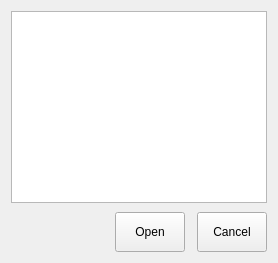
<?xml version="1.0" encoding="UTF-8"?>
<ui version="4.0">
 <class>OpenDICOMSeriesDialog</class>
 <widget class="QDialog" name="OpenDICOMSeriesDialog">
  <property name="windowTitle">
   <string>Open Series</string>
  </property>
  <property name="styleSheet">
   <string notr="true">font-size: 12px;</string>
  </property>
  <layout class="QVBoxLayout" name="verticalLayout">
   <item>
    <widget class="QTableView" name="SeriesTableView">
     <property name="frameShape">
      <enum>QFrame::StyledPanel</enum>
     </property>
     <property name="editTriggers">
      <set>QAbstractItemView::NoEditTriggers</set>
     </property>
     <property name="selectionMode">
      <enum>QAbstractItemView::SingleSelection</enum>
     </property>
     <property name="selectionBehavior">
      <enum>QAbstractItemView::SelectRows</enum>
     </property>
     <attribute name="horizontalHeaderVisible">
      <bool>true</bool>
     </attribute>
     <attribute name="verticalHeaderVisible">
      <bool>false</bool>
     </attribute>
    </widget>
   </item>
   <item>
    <widget class="QFrame" name="frame">
     <layout class="QHBoxLayout" name="horizontalLayout">
      <property name="spacing">
       <number>12</number>
      </property>
      <property name="leftMargin">
       <number>0</number>
      </property>
      <property name="topMargin">
       <number>3</number>
      </property>
      <property name="rightMargin">
       <number>0</number>
      </property>
      <property name="bottomMargin">
       <number>0</number>
      </property>
      <item>
       <spacer name="horizontalSpacer">
        <property name="orientation">
         <enum>Qt::Horizontal</enum>
        </property>
        <property name="sizeHint" stdset="0">
         <size>
          <width>40</width>
          <height>20</height>
         </size>
        </property>
       </spacer>
      </item>
      <item>
       <widget class="QToolButton" name="OKButton">
        <property name="minimumSize">
         <size>
          <width>70</width>
          <height>40</height>
         </size>
        </property>
        <property name="text">
         <string>Open</string>
        </property>
       </widget>
      </item>
      <item>
       <widget class="QToolButton" name="CancelButton">
        <property name="minimumSize">
         <size>
          <width>70</width>
          <height>40</height>
         </size>
        </property>
        <property name="text">
         <string>Cancel</string>
        </property>
       </widget>
      </item>
     </layout>
    </widget>
   </item>
  </layout>
  <zorder>frame</zorder>
  <zorder>SeriesTableView</zorder>
 </widget>
 <resources/>
 <connections/>
</ui>
